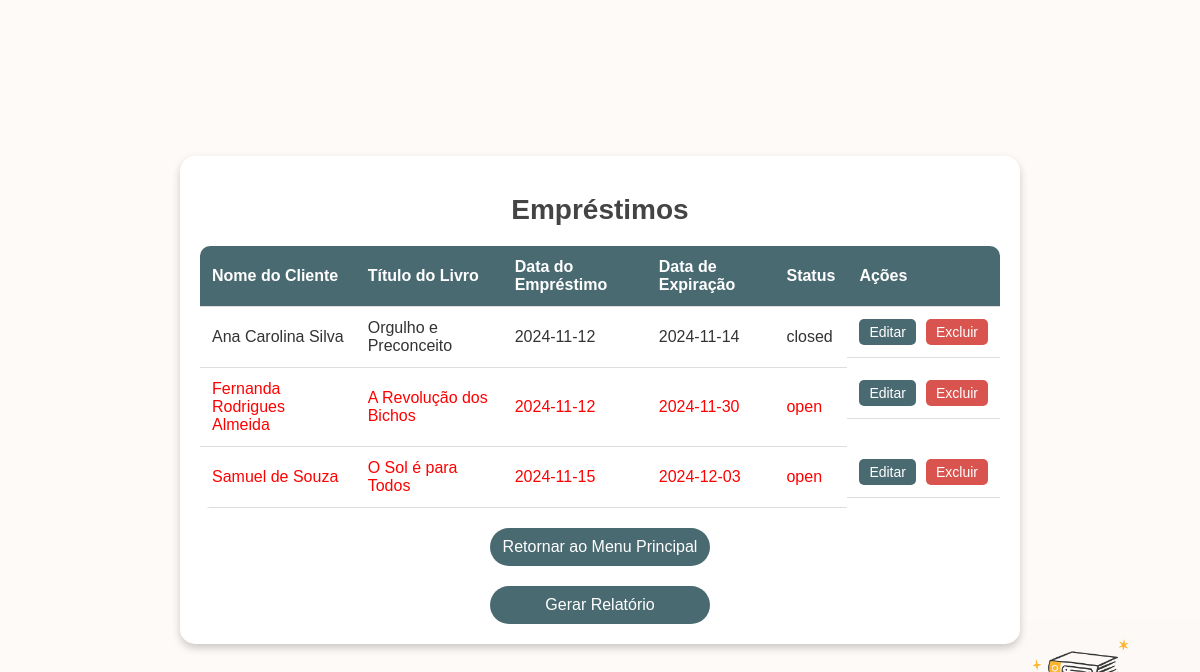
Before: /list_loans with the older database file.
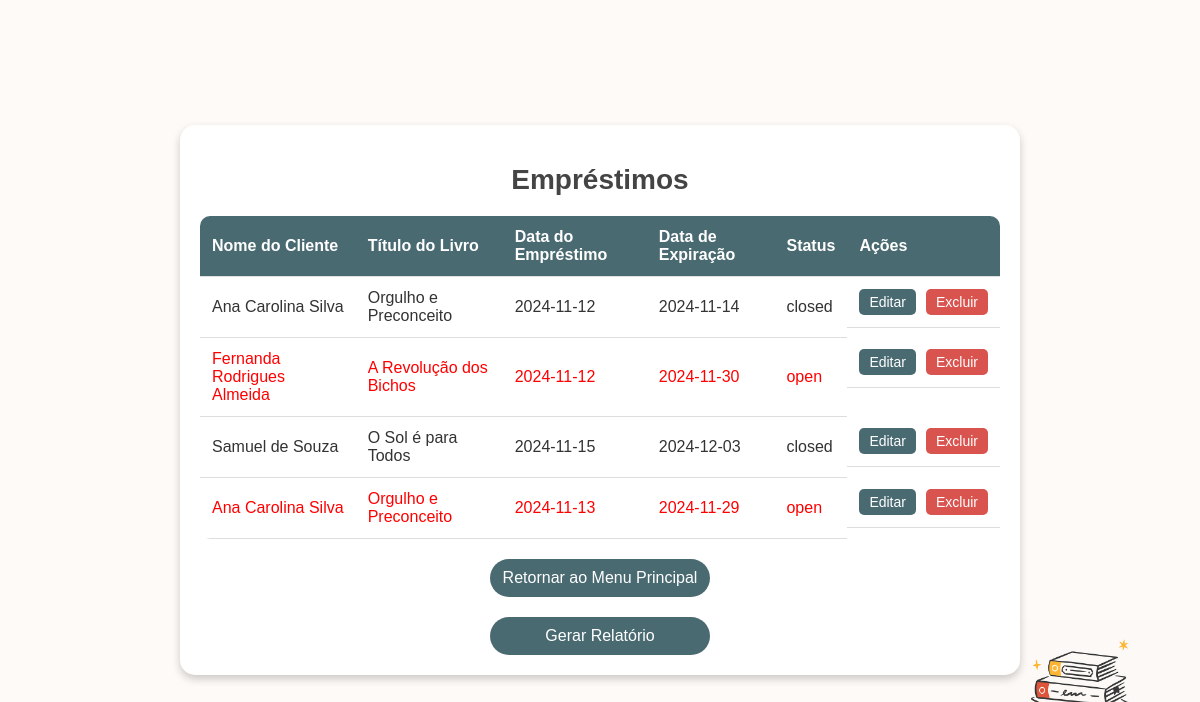
After: the same page with the newer database file.
### app.py (models this page shows)
class Loan(db.Model):
    id = db.Column(db.Integer, primary_key=True)
    client_id = db.Column(db.Integer, db.ForeignKey('client.id'), nullable=False)
    book_id = db.Column(db.Integer, db.ForeignKey('book.id'), nullable=False)
    loan_date = db.Column(db.String(10), nullable=False)  # Formato DD/MM/AAAA
    return_date = db.Column(db.String(10), nullable=False)  # Formato DD/MM/AAAA
    status = db.Column(db.String(10), nullable=False, default='open')
    client = db.relationship('Client', backref=db.backref('loans', lazy=True))
    book = db.relationship('Book', backref=db.backref('loans', lazy=True))

class Client(db.Model):
    id = db.Column(db.Integer, primary_key=True)
    name = db.Column(db.String(100), nullable=False)
    cpf = db.Column(db.String(14), nullable=False)
    telefone = db.Column(db.String(15), nullable=True)  # Formato (XX) XXXXX-XXXX
    email = db.Column(db.String(100), nullable=True)

class Book(db.Model):
    id = db.Column(db.Integer, primary_key=True)
    title = db.Column(db.String(100), nullable=False)
    author = db.Column(db.String(100), nullable=False)
    publisher = db.Column(db.String(100), nullable=True)
    data_publicacao = db.Column(db.String(10), nullable=True)  # Formato DD/MM/AAAA
    genero_literario = db.Column(db.String(50), nullable=True)

### app.py (the view)
@app.route('/list_loans')
def list_loans():
    try:
        app.logger.debug("Accessing list_loans route")
        loans = Loan.query.options(
            db.joinedload(Loan.client),
            db.joinedload(Loan.book)
        ).all()
        app.logger.debug(f"Found {len(loans)} loans")
        return render_template('list_loans.html', loans=loans)
    except Exception as e:
        app.logger.error(f"Error in list_loans: {str(e)}")
        return f"Error loading loans: {str(e)}", 500

### templates/list_loans.html (shortened to what this page needs)
<!DOCTYPE html>
<html lang="en">
<head>
</head>
<body>
    <div class="container">
        <h1>Empréstimos</h1>
        <table>
            <thead>
                <tr>
                    <th>Nome do Cliente</th>
                    <th>Título do Livro</th>
                    <th>Data do Empréstimo</th>
                    <th>Data de Expiração</th>
                    <th>Status</th>
                    <th>Ações</th>
                </tr>
            </thead>
            <tbody>
                {% if loans %}
                    {% for loan in loans %}
                    <tr class="{{ 'open' if loan.status == 'open' else '' }}">
                        <td>{{ loan.client.name }}</td>
                        <td>{{ loan.book.title }}</td>
                        <td>{{ loan.loan_date }}</td>
                        <td>{{ loan.return_date }}</td>
                        <td>{{ loan.status }}</td>
                        <td class="action-buttons">
                            <a href="{{ url_for('edit_loan', loan_id=loan.id) }}"><button>Editar</button></a>
                            <form action="{{ url_for('delete_loan', loan_id=loan.id) }}" method="post" onsubmit="return confirm('Tem certeza que deseja excluir este empréstimo?');">
                                <button type="submit">Excluir</button>
                            </form>
                        </td>
                    </tr>
                    {% endfor %}
                {% else %}
                    <tr>
                        <td colspan="6" style="text-align: center;">Nenhum empréstimo registrado</td>
                    </tr>
                {% endif %}
            </tbody>
        </table>
        <a href="{{ url_for('home') }}" class="return-button">Retornar ao Menu Principal</a>
        <a href="#" class="generate-report-button">Gerar Relatório</a>
    </div>
</body>
</html>

Changed rows visible on the page:
changed Loan "Samuel de Souza": status "open" → "closed"
added Loan: client.name "Ana Carolina Silva", book "Orgulho e Preconceito", loan_date "2024-11-13", return_date "2024-11-29", status "open"
